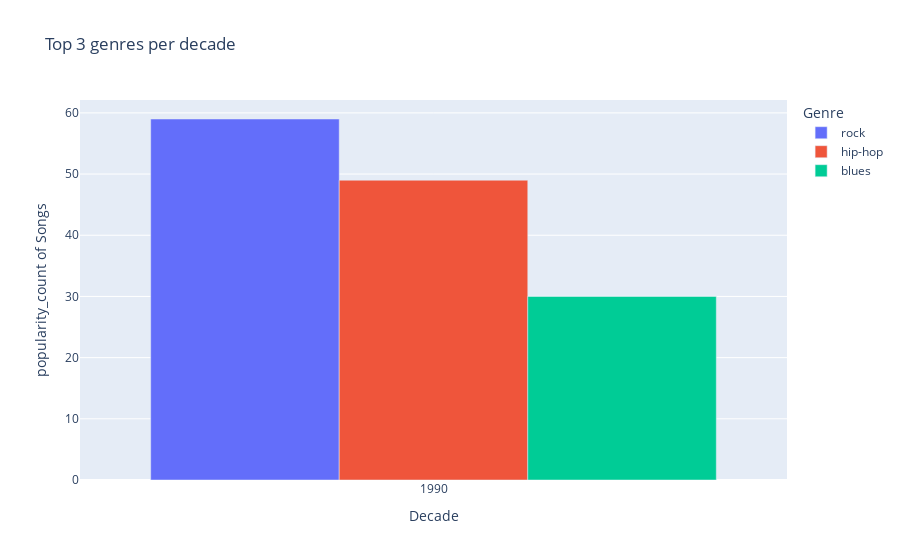

Notebook source saved alongside this figure:
### Markdown cell above
# Figure 2 - Genre per decade only displaying selected deacde
with change from previous to next

### Code cell
import plotly.express as px

data_selection = "popularity_count"
amount_genres_selection = 3
decade_selection = 1990

data = figure_data[user_data_selection]

# Get data for three decades
data_current = data[data['decade'] == decade_selection].copy()
data_prev = data[data['decade'] == decade_selection - 10].copy()
data_next = data[data['decade'] == decade_selection + 10].copy()

# Get top genres from current decade
top_genres = (
    data_current.nlargest(amount_genres_selection, 'count')['playlist_genre'].unique()
)

# Add decade labels and combine
data_current['decade_label'] = f"{decade_selection}s"
data_prev['decade_label'] = f"{decade_selection - 10}s"
data_next['decade_label'] = f"{decade_selection + 10}s"

combined = pd.concat([data_prev, data_current, data_next], ignore_index=True)
combined = combined[combined['playlist_genre'].isin(top_genres)]

fig = px.bar(
    combined,
    x='playlist_genre',
    y='count',
    color='decade_label',
    barmode='group',
    title=f"Top {amount_genres_selection} genres across decades",
    labels={'count': 'Count', 'playlist_genre': 'Genre', 'decade_label': 'Decade'},
)
fig.show()

### Figure 1 — Plotly figure (JSON) as saved in the notebook; plotly's stock layout.template omitted (floating-point values rounded to 4 significant figures)
{"data": [{"alignmentgroup": "True", "hovertemplate": "Genre=rock<br>Decade=%{x}<br>popularity_count of Songs=%{y}<extra></extra>", "legendgroup": "rock", "marker": {"color": "#636efa", "pattern": {"shape": ""}}, "name": "rock", "offsetgroup": "rock", "orientation": "v", "showlegend": true, "textposition": "auto", "type": "bar", "x": [1990], "xaxis": "x", "y": [59], "yaxis": "y"}, {"alignmentgroup": "True", "hovertemplate": "Genre=hip-hop<br>Decade=%{x}<br>popularity_count of Songs=%{y}<extra></extra>", "legendgroup": "hip-hop", "marker": {"color": "#EF553B", "pattern": {"shape": ""}}, "name": "hip-hop", "offsetgroup": "hip-hop", "orientation": "v", "showlegend": true, "textposition": "auto", "type": "bar", "x": [1990], "xaxis": "x", "y": [49], "yaxis": "y"}, {"alignmentgroup": "True", "hovertemplate": "Genre=blues<br>Decade=%{x}<br>popularity_count of Songs=%{y}<extra></extra>", "legendgroup": "blues", "marker": {"color": "#00cc96", "pattern": {"shape": ""}}, "name": "blues", "offsetgroup": "blues", "orientation": "v", "showlegend": true, "textposition": "auto", "type": "bar", "x": [1990], "xaxis": "x", "y": [30], "yaxis": "y"}], "layout": {"barmode": "group", "legend": {"title": {"text": "Genre"}, "tracegroupgap": 0}, "title": {"text": "Top 3 genres per decade"}, "xaxis": {"anchor": "y", "domain": [0, 1], "title": {"text": "Decade"}}, "yaxis": {"anchor": "x", "domain": [0, 1], "title": {"text": "popularity_count of Songs"}}}}
